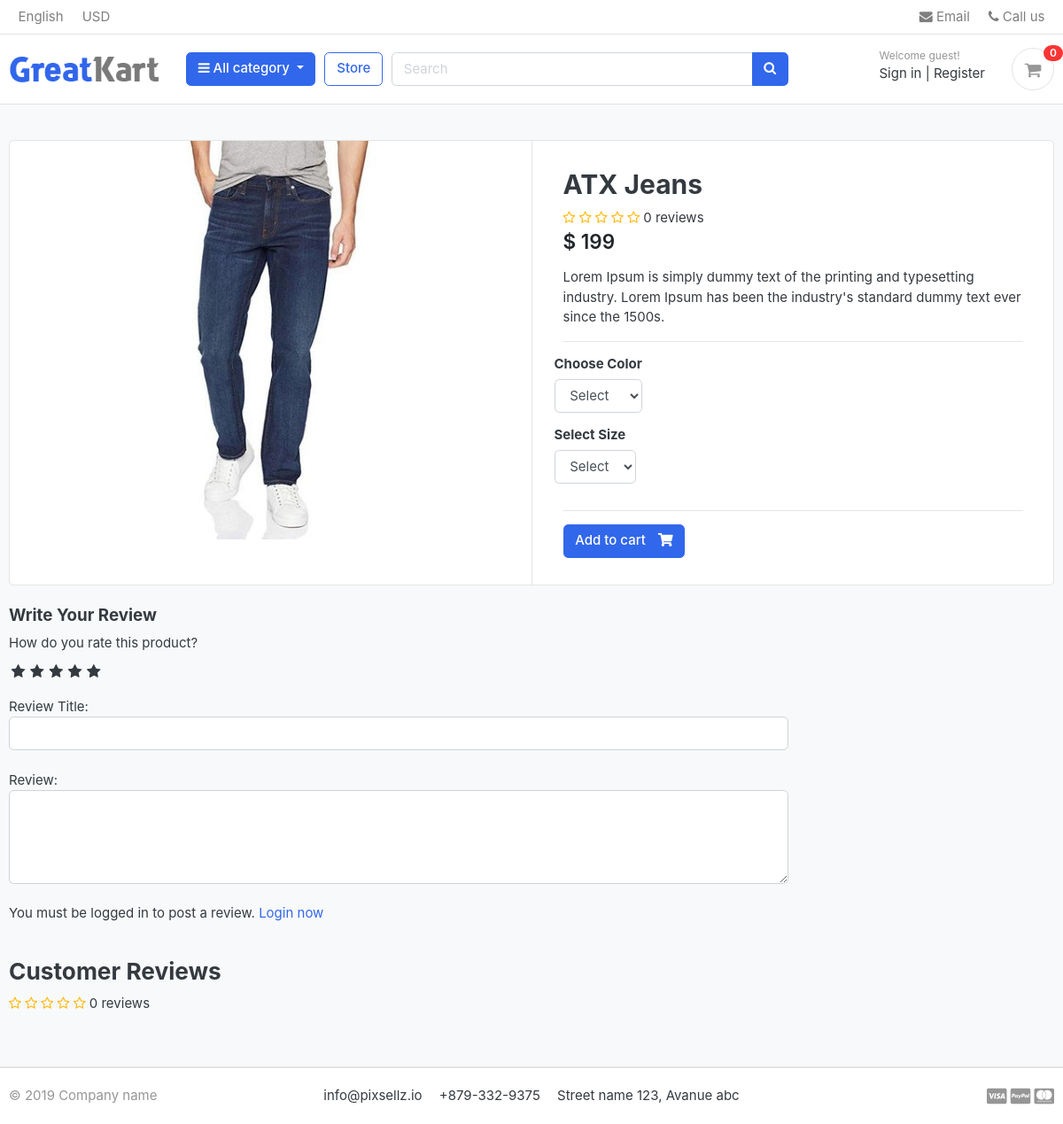
Page /store/category/jeans/atx-jeans/ on the earlier database version.
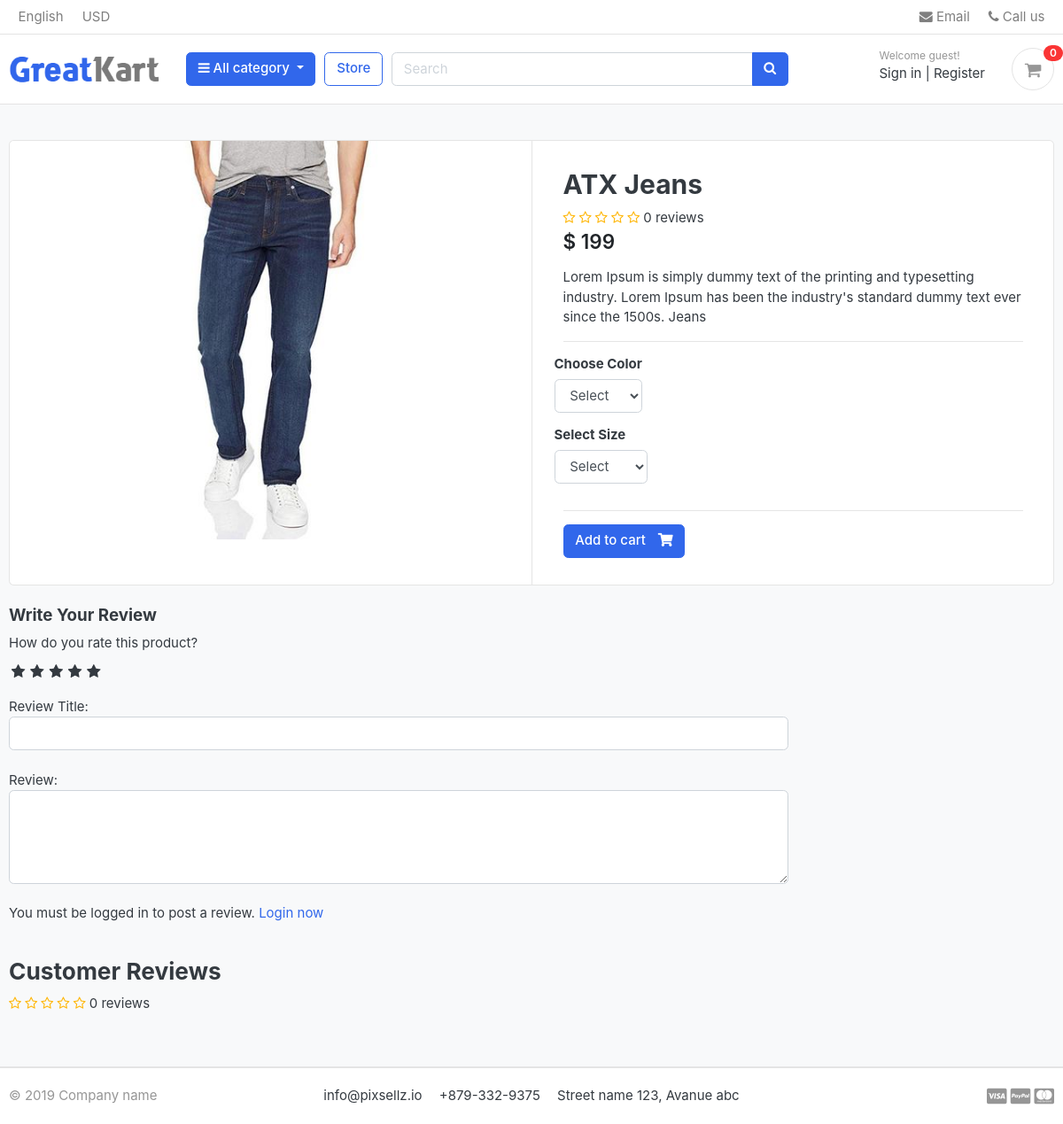
Same page on the later database version.
### store/models.py (models this page shows, shortened)
class Product(models.Model):
    product_name    = models.CharField(max_length=200, unique=True)
    slug            = models.CharField(max_length=200, unique=True)
    description     = models.TextField(max_length=500, blank=True)
    price           = models.IntegerField()
    images          = models.ImageField(upload_to='photos/products')
    stock           = models.IntegerField()
    is_available    = models.BooleanField(default=True)
    category        = models.ForeignKey(Category, on_delete=models.CASCADE)
    created_date    = models.DateTimeField(auto_now_add=True)
    modified_date   = models.DateTimeField(auto_now=True)
    def averageReview(self):
        reviews = ReviewRating.objects.filter(product=self, status=True).aggregate(average=Avg('rating'))
        avg = 0
        if reviews['average'] is not None:
            avg = float(reviews['average'])
        return avg
    def countReview(self):
        reviews = ReviewRating.objects.filter(product=self, status=True).aggregate(count=Count('id'))
        count = 0
        if reviews['count'] is not None:
            count = int(reviews['count'])
        return count

### store/views.py (the view)
# urls.py: path('category/<slug:category_slug>/<slug:product_slug>/', views.product_detail, name='product_detail'),
def product_detail(request, category_slug, product_slug):
    try:
        single_product = Product.objects.get(category__slug=category_slug, slug=product_slug)
        in_cart = CartItem.objects.filter(cart__cart_id=_cart_id(request), product=single_product).exists()
    except Exception as e:
        raise e
    if request.user.is_authenticated:
        try:
            orderproduct = OrderProduct.objects.filter(user=request.user, product_id=single_product.id).exists()
        except OrderProduct.DoesNotExist:
            orderproduct = None
    else:
        orderproduct = None
    reviews = ReviewRating.objects.filter(product_id=single_product.id, status=True)
    context = {
        'single_product': single_product,
        'in_cart'       : in_cart,
        'orderproduct': orderproduct,
        'reviews': reviews,
    }
    return render(request, 'store/product_detail.html', context)

### carts/context_processors.py (called while the page is built)
def counter(request):
    cart_count = 0
    if 'admin' in request.path:
        return {}
    else:
        try:
            cart = Cart.objects.filter(cart_id=_cart_id(request))
            if request.user.is_authenticated:
                cart_items = CartItem.objects.all().filter(user=request.user)
            else:
                cart_items = CartItem.objects.all().filter(cart=cart[:1])
            for cart_item in cart_items:
                cart_count += cart_item.quantity
        except Cart.DoesNotExist:
            cart_count = 0
    return dict(cart_count=cart_count)

### carts/views.py (called while the page is built)
def _cart_id(request):
    cart = request.session.session_key
    if not cart:
        cart = request.session.create()
    return cart

### category/context_processors.py (called while the page is built)
def menu_links(request):
    links = Category.objects.all()
    return dict(links=links)

### category/models.py (called while the page is built)
    def get_url(self):
            return reverse('products_by_category', args=[self.slug])

### store/models.py (called while the page is built)
    def colors(self):
        return super(VariationManager, self).filter(variation_category='color', is_active=True)

    def sizes(self):
        return super(VariationManager, self).filter(variation_category='size', is_active=True)

### templates/store/product_detail.html (shortened to what the changed rows need)
{% extends 'base.html' %}
{% load static %}
{% block content %}
<section class="section-content padding-y bg">
	<div class="container">
		<div class="card">
			<div class="row no-gutters">
				<aside class="col-md-6">
					<article class="gallery-wrap">
						<div class="img-big-wrap">
							<a href="#"><img src="{{ single_product.images.url }}"></a>
						</div>
					</article>
				</aside>
				<main class="col-md-6 border-left">
					<form action="{% url 'add_cart' single_product.id %}" method="POST">
						<article class="content-body">
							<h2 class="title">{{ single_product.product_name }}</h2>
							<div class="rating-star">
								<span>
									<i class="fa fa-star{% if single_product.averageReview < 0.5 %}-o{% elif single_product.averageReview >= 0.5 and single_product.averageReview < 1 %}-half-o {% endif %}" aria-hidden="true"></i>
									<i class="fa fa-star{% if single_product.averageReview < 1.5 %}-o{% elif single_product.averageReview >= 1.5 and single_product.averageReview < 2 %}-half-o {% endif %}" aria-hidden="true"></i>
									<i class="fa fa-star{% if single_product.averageReview < 2.5 %}-o{% elif single_product.averageReview >= 2.5 and single_product.averageReview < 3 %}-half-o {% endif %}" aria-hidden="true"></i>
									<i class="fa fa-star{% if single_product.averageReview < 3.5 %}-o{% elif single_product.averageReview >= 3.5 and single_product.averageReview < 4 %}-half-o {% endif %}" aria-hidden="true"></i>
									<i class="fa fa-star{% if single_product.averageReview < 4.5 %}-o{% elif single_product.averageReview >= 4.5 and single_product.averageReview < 5 %}-half-o {% endif %}" aria-hidden="true"></i>
									<span>{{single_product.countReview}} reviews</span>
								</span>
							</div>
							<div class="mb-3">
								<var class="price h4">$ {{ single_product.price }}</var>
							</div>
							<p>{{ single_product.description }}</p>
							<hr>
							<div class="row">
								<div class="item-option-select">
								</div>
							</div>
							<div class="row">
								<div class="item-option-select">
								</div>
							</div>
							<hr>
							{% if single_product.stock <= 0 %}
							  <h5 class="text-danger">Out of Stock</h5>
							  {% else %}
								<button type="submit" class="btn  btn-primary"> <span class="text">Add to cart</span> <i class="fas fa-shopping-cart"></i> </button>
							{% endif %}
						</article>
					</form>
				</main>
			</div>
		</div>
		<br>
		<div class="row">
			<div class="col-md-9">
				<br>
				<header class="section-heading">
					<div class="rating-star">
						<span>
							<i class="fa fa-star{% if single_product.averageReview < 0.5 %}-o{% elif single_product.averageReview >= 0.5 and single_product.averageReview < 1 %}-half-o {% endif %}" aria-hidden="true"></i>
							<i class="fa fa-star{% if single_product.averageReview < 1.5 %}-o{% elif single_product.averageReview >= 1.5 and single_product.averageReview < 2 %}-half-o {% endif %}" aria-hidden="true"></i>
							<i class="fa fa-star{% if single_product.averageReview < 2.5 %}-o{% elif single_product.averageReview >= 2.5 and single_product.averageReview < 3 %}-half-o {% endif %}" aria-hidden="true"></i>
							<i class="fa fa-star{% if single_product.averageReview < 3.5 %}-o{% elif single_product.averageReview >= 3.5 and single_product.averageReview < 4 %}-half-o {% endif %}" aria-hidden="true"></i>
							<i class="fa fa-star{% if single_product.averageReview < 4.5 %}-o{% elif single_product.averageReview >= 4.5 and single_product.averageReview < 5 %}-half-o {% endif %}" aria-hidden="true"></i>
							<span>{{single_product.countReview}} reviews</span>
						</span>
					</div>
				</header>
			</div>
		</div>
	</div>
</section>
{% endblock %}

Differences in the rows shown:
changed Product "ATX Jeans": description "Lorem Ipsum is simply dummy text of the printing and typesetting industry. Lorem Ipsum has been the industry's standard dummy text ever since the 1500s." → "Lorem Ipsum is simply dummy text of the printing and typesetting industry. Lorem Ipsum has been the industry's standard dummy text ever since the 1500s. Jeans"
